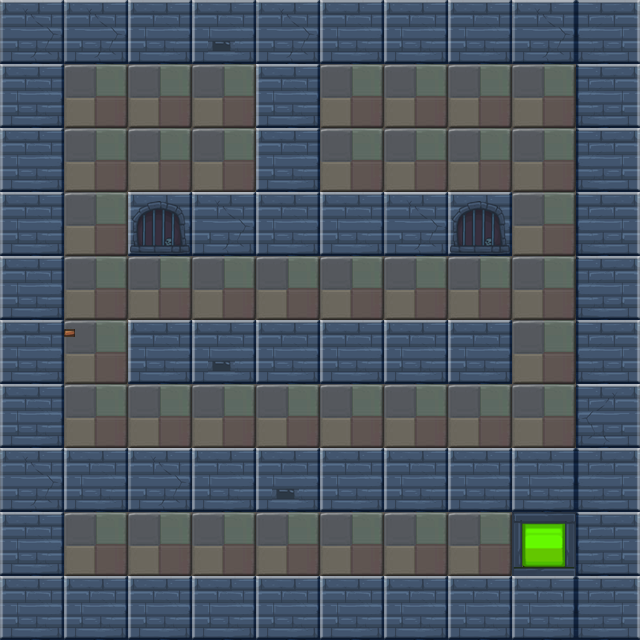

Below is a game level as drawn by its tile map, then a one-line description and the .tmx that defines it (tile-layer data replaced by summaries):
An orthogonal 10x10 tile map with 64x64 px tiles, 2 tile layers (bg1, fg1) and 19 objects (8x wall, 2x enemy, player, banzi, mutiao, ...).

<map version="1.0" orientation="orthogonal" renderorder="right-down" width="10" height="10" tilewidth="64" tileheight="64">
 <properties>
  <property name="maxStep" value="15" />
 </properties>
 <tileset firstgid="1" name="lv3map" tilewidth="64" tileheight="64">
  <image source="lv3map.png" width="256" height="256" />
 </tileset>
 <layer name="bg1" width="10" height="10">
  <data>[100 cells, 100 non-empty, 5 distinct tile ids]</data>
 </layer>
 <layer name="fg1" width="10" height="10">
  <data>[100 cells, 7 non-empty, 4 distinct tile ids]</data>
 </layer>
 <objectgroup name="obj1">
  <object name="wall" x="0" y="0" width="640" height="64" />
  <object name="wall" x="0" y="0" width="64" height="576" />
  <object name="wall" x="0" y="576" width="640" height="64" />
  <object name="wall" x="128" y="192" width="384" height="64" />
  <object name="wall" x="256" y="0" width="64" height="256" />
  <object name="wall" x="576" y="0" width="64" height="576" />
  <object name="wall" x="0" y="448" width="640" height="64" />
  <object name="wall" x="128" y="320" width="384" height="64" />
  <object name="player" x="192" y="128" width="64" height="64" />
  <object name="enemy" x="512" y="384" width="64" height="64" />
  <object name="banzi" x="64" y="320" width="64" height="13" />
  <object name="mutiao" x="512" y="320" width="64" height="64" />
  <object name="box" x="128" y="128" width="64" height="64" />
  <object name="door" x="320" y="64" width="64" height="64" />
  <object name="key" x="256" y="256" width="64" height="64">
   <properties>
    <property name="active" value="false" />
   </properties>
  </object>
  <object name="enemy" x="64" y="384" width="64" height="64" />
  <object name="fazhen_B" x="320" y="128" width="64" height="64">
   <properties>
    <property name="target" value="fazhen_A" />
   </properties>
  </object>
  <object name="fang" x="512" y="512" width="64" height="64">
   <properties>
    <property name="target" value="mutiao" />
   </properties>
  </object>
  <object name="fazhen_A" x="64" y="512" width="64" height="64">
   <properties>
    <property name="target" value="fazhen_B" />
   </properties>
  </object>
 </objectgroup>
</map>
